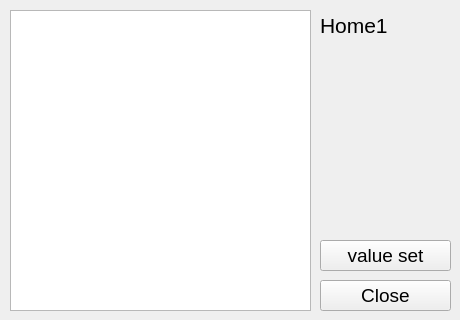
<?xml version="1.0" encoding="UTF-8"?>
<ui version="4.0">
 <class>ControllerForm</class>
 <widget class="QWidget" name="ControllerForm">
  <property name="geometry">
   <rect>
    <x>0</x>
    <y>0</y>
    <width>460</width>
    <height>320</height>
   </rect>
  </property>
  <property name="windowTitle">
   <string>Form</string>
  </property>
  <widget class="QLabel" name="label_home">
   <property name="geometry">
    <rect>
     <x>320</x>
     <y>10</y>
     <width>121</width>
     <height>31</height>
    </rect>
   </property>
   <property name="font">
    <font>
     <pointsize>16</pointsize>
    </font>
   </property>
   <property name="text">
    <string>Home1</string>
   </property>
  </widget>
  <widget class="QLabel" name="label_ico">
   <property name="geometry">
    <rect>
     <x>320</x>
     <y>50</y>
     <width>131</width>
     <height>131</height>
    </rect>
   </property>
   <property name="text">
    <string/>
   </property>
   <property name="pixmap">
    <pixmap resource="res.qrc">:/res/domotics/1227767.png</pixmap>
   </property>
   <property name="scaledContents">
    <bool>true</bool>
   </property>
  </widget>
  <widget class="QTableView" name="tableView">
   <property name="geometry">
    <rect>
     <x>10</x>
     <y>10</y>
     <width>301</width>
     <height>301</height>
    </rect>
   </property>
   <property name="font">
    <font>
     <pointsize>12</pointsize>
    </font>
   </property>
   <attribute name="horizontalHeaderHighlightSections">
    <bool>false</bool>
   </attribute>
   <attribute name="verticalHeaderVisible">
    <bool>false</bool>
   </attribute>
  </widget>
  <widget class="QDialogButtonBox" name="buttonBox">
   <property name="geometry">
    <rect>
     <x>320</x>
     <y>280</y>
     <width>131</width>
     <height>31</height>
    </rect>
   </property>
   <property name="font">
    <font>
     <pointsize>14</pointsize>
    </font>
   </property>
   <property name="orientation">
    <enum>Qt::Vertical</enum>
   </property>
   <property name="standardButtons">
    <set>QDialogButtonBox::Close</set>
   </property>
  </widget>
  <widget class="QPushButton" name="button_setVal">
   <property name="geometry">
    <rect>
     <x>320</x>
     <y>240</y>
     <width>131</width>
     <height>31</height>
    </rect>
   </property>
   <property name="font">
    <font>
     <pointsize>14</pointsize>
    </font>
   </property>
   <property name="text">
    <string>value set</string>
   </property>
  </widget>
 </widget>
 <resources>
  <include location="res.qrc"/>
 </resources>
 <connections/>
</ui>
